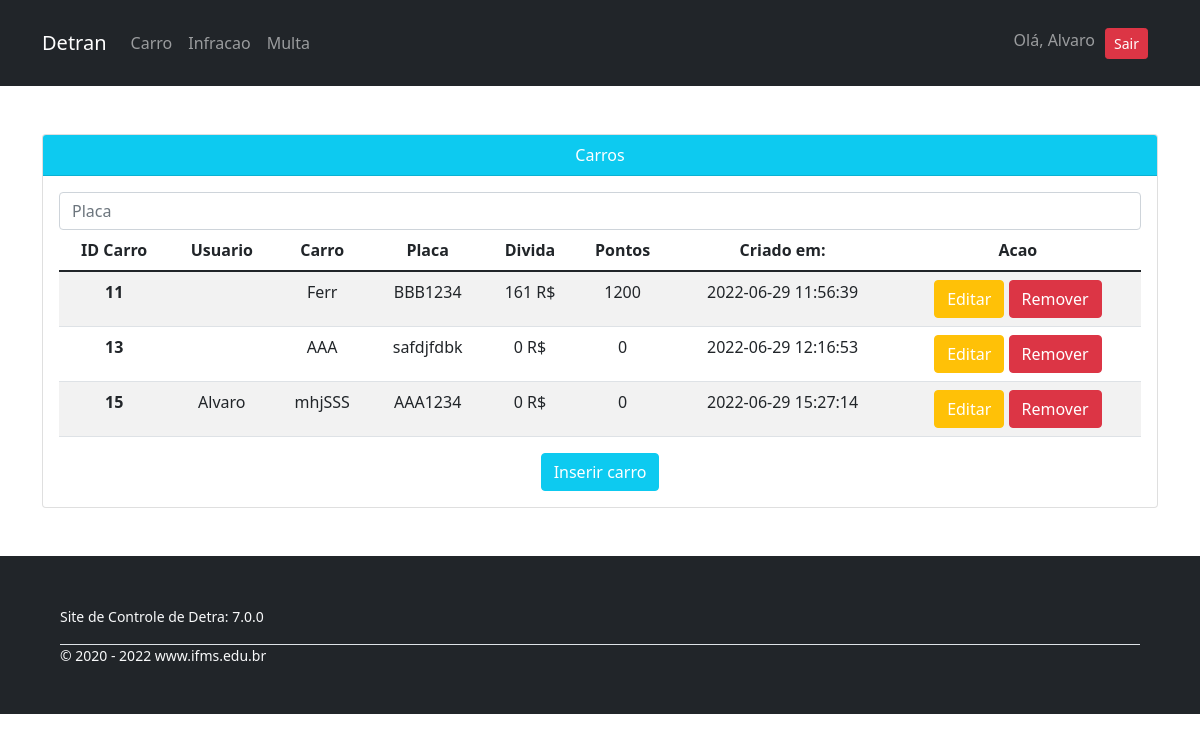
The page /carros/ (signed in) on the database its author committed.
### tables this page shows
CREATE TABLE `tb_carro` (
  `idtb_carro` int(10) UNSIGNED NOT NULL,
  `usuario_id` int(10) UNSIGNED NOT NULL,
  `nome` varchar(20) DEFAULT NULL,
  `placa` varchar(20) DEFAULT NULL,
  `postado_em` timestamp NOT NULL DEFAULT current_timestamp()
);

CREATE TABLE `tb_usuario` (
  `idtb_usuario` int(11) NOT NULL,
  `nome` varchar(45) NOT NULL,
  `email` varchar(45) NOT NULL,
  `senha` varchar(45) NOT NULL,
  `criado_em` timestamp NOT NULL DEFAULT current_timestamp()
);

### app/Controllers/Carros.php (called while the page is built, shortened)
<?php
class Carros extends Controller
{
    private $carroServer;
    public function __construct()
    {
        $this->carroServer = $this->server('Carro');
    }
    public function index()
    {
        $carros = $this->carroServer->getAllCarros();
        $this->view('carros/index', $carros);
    }
}

### app/Libraries/Rota.php (called while the page is built, shortened)
<?php
    class Rota{
        private $metodo = 'index';
        public function __construct(){
            $url = $this->url();
            unset($url[0]);
            $this->controlador = new $this->controlador;
            $this->parametros = $url ? array_values($url) : [];
            call_user_func_array([$this->controlador, $this->metodo], $this->parametros);
        }
        private function url(){
            $url = filter_input(INPUT_GET, 'url', FILTER_SANITIZE_URL);
            if(isset($url)):
                $url = trim(rtrim($url, '/'));
                $url = explode('/', $url);
                return $url;
            endif;
        }
    }
?>

### app/Libraries/Database.php (called while the page is built, shortened)
<?php
    class Database{
        private $host = 'localhost';
        private $user = 'root';
        private $senha = '';
        private $base = 'detran';
        private $porta = '3306';
        private $dbh;
        private $stmt;
        public function __construct(){
            $dsn = "mysql:host=".$this->host.";port=".$this->porta.";dbname=".$this->base;
            $opcoes = [
                PDO::ATTR_PERSISTENT => true,
                PDO::ATTR_ERRMODE => PDO::ERRMODE_EXCEPTION
            ];
            try {
                $this->dbh = new PDO($dsn, $this->user, $this->senha, $opcoes);
            } catch (PDOException $e) {
                print "Error!: " . $e->getMessage() . "<br/>";
                die();
            }
        }
        public function query($sql){
            $this->stmt = $this->dbh->prepare($sql);
        }
        public function executar(){
            return $this->stmt->execute();
        }
        public function resultados(){
            $this->executar();
            return $this->stmt->fetchALL(PDO::FETCH_OBJ);
        }
    }
?>

### app/Servers/serverCarro.php (called while the page is built, shortened)
<?php
class serverCarro extends Controller
{
    private $db;
    public function __construct()
    {
        $this->db = new Database();
    }
    public function getAllCarros()
    {
        $this->db->query("SELECT tb_carro.idtb_carro,
                                tb_usuario.nome as nome_usuario,
                                tb_carro.nome as nome_carro,
                                tb_carro.placa,
                                SUM(tb_infracao.valor) as divida,
                                SUM(tb_infracao.pontos) as pontos,
                                tb_carro.postado_em FROM tb_multa
                                RIGHT JOIN tb_carro ON tb_carro.idtb_carro = tb_multa.tb_carro_idtb_carro
                                LEFT JOIN tb_infracao ON tb_infracao.idtb_infracao = tb_multa.tb_infracao_idtb_infracao
                                LEFT JOIN tb_usuario ON tb_usuario.idtb_usuario = tb_carro.usuario_id
                                GROUP BY tb_carro.idtb_carro;");
        $carros = $this->db->resultados();
        foreach ($carros as $carro) {
            if(is_null($carro->divida)){
                $carro->divida = 0;
            }
            if(is_null($carro->pontos)){
                $carro->pontos = 0;
            }
        }
        return $carros;
    }
}

### app/Views/carros/index.php (the view, shortened to what this page needs)
<div class="container py-5 text-center">
    <div class="card">
        <div class="card-header bg-info text-white">
            Carros
        </div>
        <div class="card-body">
            <form action="<?= URL ?>/carros/search" class="form-inline my-2 my-md-0" method="POST">
                <input name="placa" class="form-control" placeholder="Placa">
            </form>
            <table class="table table-striped">
                <thead>
                    <tr>
                        <th scope="col">ID Carro</th>
                        <th scope="col">Usuario</th>
                        <th scope="col">Carro</th>
                        <th scope="col">Placa</th>
                        <th scope="col">Divida</th>
                        <th scope="col">Pontos</th>
                        <th scope="col">Criado em:</th>
                        <th scope="col">Acao</th>
                    </tr>
                </thead>
                <tbody>
                    <?php foreach ($dados as $carro) : ?>
                        <tr>
                            <th scope="row"><?= $carro->idtb_carro ?></th>
                            <td><?= $carro->nome_usuario ?></td>
                            <td><?= $carro->nome_carro ?></td>
                            <td><?= $carro->placa ?></td>
                            <td><?= $carro->divida." R$" ?></td>
                            <td><?= $carro->pontos ?></td>
                            <td><?= $carro->postado_em ?></td>
                            <td>
                                <a class="btn btn-warning text-white" href="<?= URL ?>/carros/edit/<?= $carro->idtb_carro ?>">Editar</a>
                                <a class="btn btn-danger" href="<?= URL ?>/carros/remove/<?= $carro->idtb_carro ?>">Remover</a>
                            </td>
                        </tr>
                    <?php endforeach ?>
                </tbody>
            </table>
            <a class="btn btn-info text-white btn-block" href="<?= URL ?>/carros/insert">Inserir carro</a>
        </div>
    </div>
</div>

### public/css/container.css (style rules this page uses)
body { margin: 0; width: 100%; }

### rows shown on the page
tb_carro: idtb_carro "11", nome "Ferr", placa "BBB1234", divida "161", pontos "1200", postado_em "2022-06-29 11:56:39"
tb_carro: idtb_carro "13", nome "AAA", placa "safdjfdbk", divida "0", pontos "0", postado_em "2022-06-29 12:16:53"
tb_carro: idtb_carro "15", usuario.nome "Alvaro", nome "mhjSSS", placa "AAA1234", divida "0", pontos "0", postado_em "2022-06-29 15:27:14"

### other values the page prints
$_SESSION['usuario_nome'] "Alvaro"
APP_VERSAO "7.0.0"
